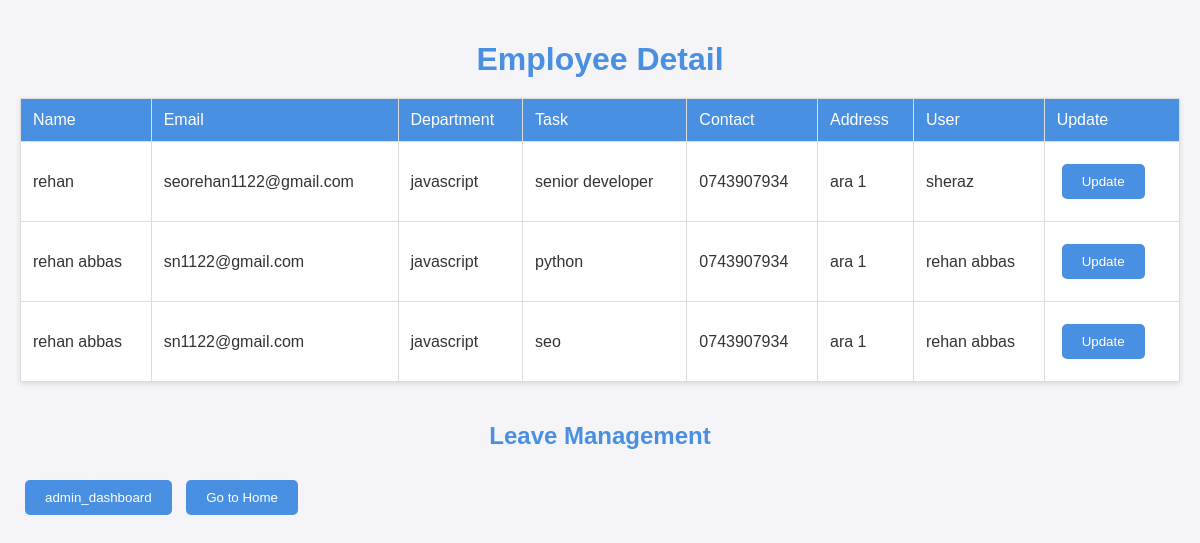
/admin_list, run on an earlier commit of the app's database.
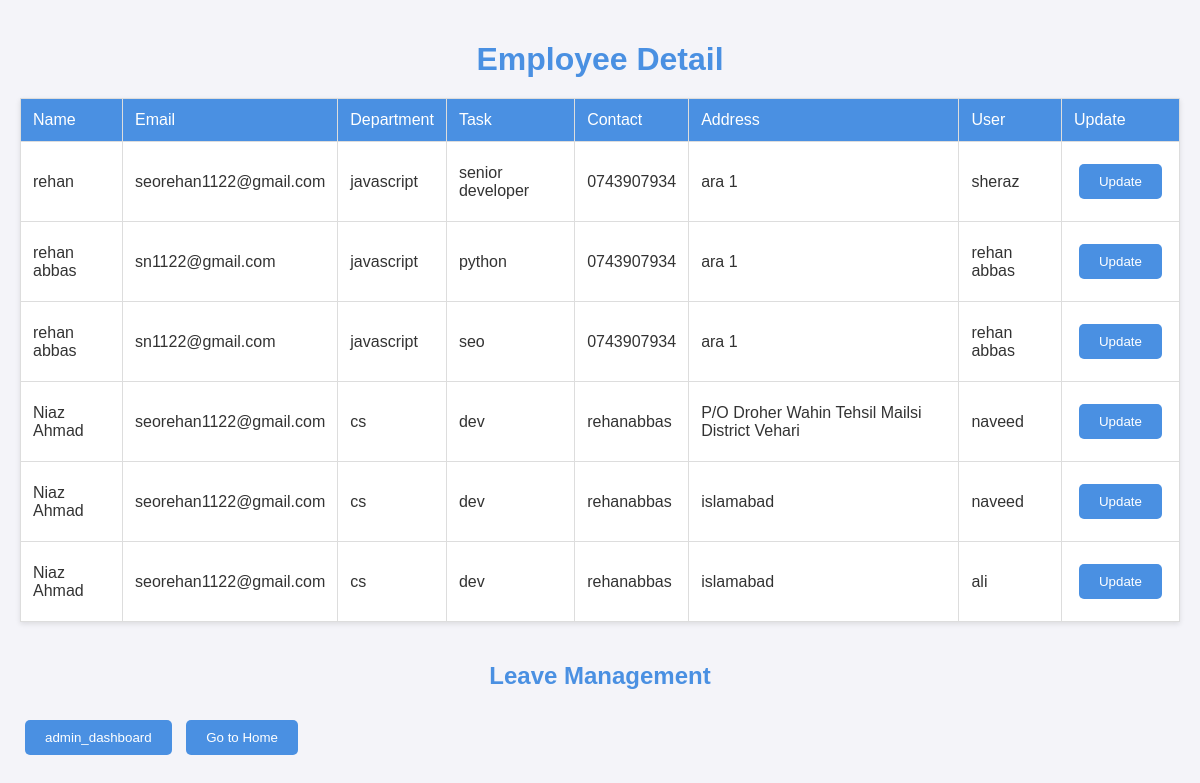
And on a later commit of the database.
### emp_app/models.py (models this page shows)
class employee(models.Model):
    name = models.CharField(max_length=100,null=True)
    email = models.EmailField(null=True)
    contact = models.CharField(max_length=10)
    dep = models.CharField(max_length=50,null=True)
    role = models.CharField(max_length=50,null=True)
    salary = models.IntegerField(null=True)
    address = models.TextField(null=True)
    user = models.ForeignKey(user, on_delete=models.CASCADE)

class user(models.Model):
    USER_TYPE_CHOICES = (
        ('admin', 'Admin'),
        ('employee', 'Employee'),
    )
    name = models.CharField(max_length=100)
    user_type = models.CharField(max_length=20, choices=USER_TYPE_CHOICES)
    def __str__(self):
        return self.name

### emp_app/views.py (the view)
# urls.py: path("admin_list",views.admin_list,name="admin_list"),
def admin_list(request):
    form = employee.objects.all()
    return render(request,"html/adm_list.html",{"form":form})

### emp_app/templates/html/adm_list.html (shortened to what this page needs)
<!DOCTYPE html>
<html lang="en">
  <head>
  </head>
  <body>
    <h1>Employee Detail</h1>
    <table border>
      <thead>
        <tr>
          <td>Name</td>
          <td>Email</td>
          <td>Department</td>
          <td>Task</td>
          <td>Contact</td>
          <td>Address</td>
          <td>User</td>
          <td>Update</td>
        </tr>
      </thead>
      {% for form in form %}
      <tbody>
        <tr>
          <td>{{form.name}}</td>
          <td>{{form.email}}</td>
          <td>{{form.dep}}</td>
          <td>{{form.role}}</td>
          <td>{{form.contact}}</td>
          <td>{{form.address}}</td>
          <td>{{form.user}}</td>
          <td><button type="submit"><a href="{% url "update_emp" form.id %}">Update</a></button></td>
        </tr>
      </tbody>
      {% endfor %}
    </table>
    <h2>Leave Management</h2>
    <button type="submit"><a href="admin_dashboard">admin_dashboard</a></button>
    <button type="submit"><a href="/">Go to Home</a></button>
  </body>
</html>

What changed in the data, as far as the page shows it:
added employee: name "Niaz Ahmad", email "seorehan1122@gmail.com", dep "cs", role "dev", contact "rehanabbas", address "P/O Droher Wahin Tehsil Mailsi District Vehari", user "naveed"
added employee: name "Niaz Ahmad", email "seorehan1122@gmail.com", dep "cs", role "dev", contact "rehanabbas", address "islamabad", user "naveed"
added employee: name "Niaz Ahmad", email "seorehan1122@gmail.com", dep "cs", role "dev", contact "rehanabbas", address "islamabad", user "ali"
